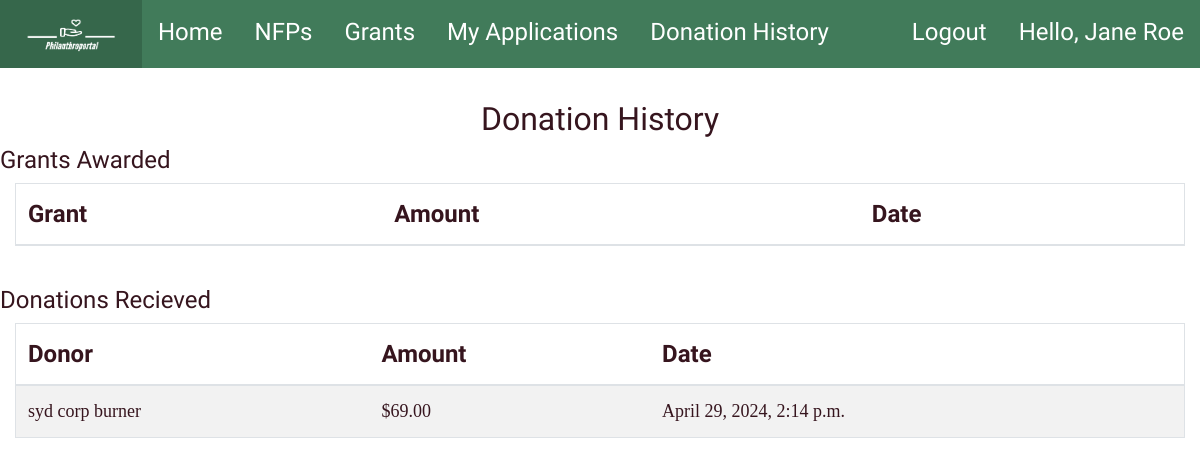
The app's page /nfp_donation (signed in), older data.
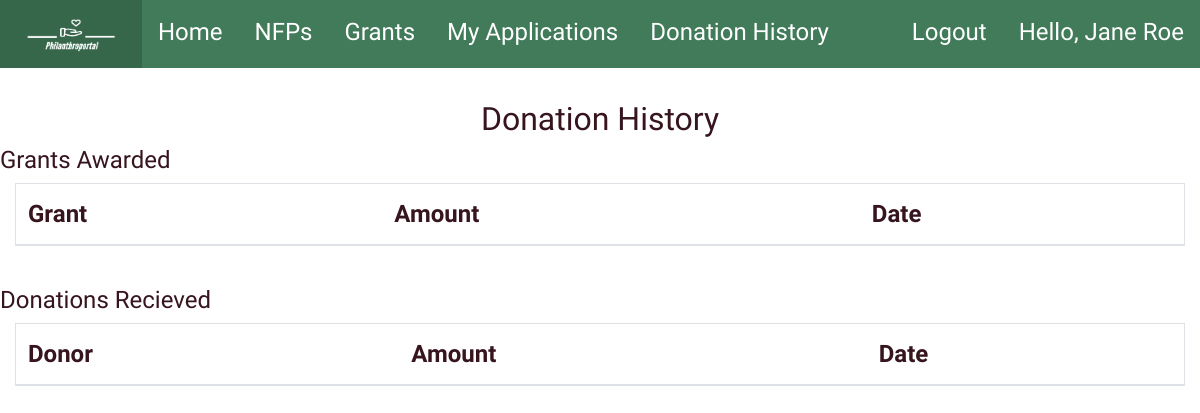
The same page, newer data.
### main/models.py (models this page shows, shortened)
class CustomUser(AbstractUser):
    username = None
    email = models.EmailField(unique = True, max_length=200, null=True)
    name = models.CharField(max_length=200, null=True)
    phone = PhoneNumberField(blank=True, default='(000)000-000', null=False)
    profile_image = ResizedImageField(null=False, default="default.jpg", upload_to='pfps')
    ACCT_TYPE = (('Non-For-Profit Organization', 'Non-For-Profit Organization'), ('Individual', 'Individual'), ('Corporation', 'Corporation'))
    account_type = models.CharField(max_length = 200, choices = ACCT_TYPE, default = 'Individual')
    objects = CustomUserManager()
    USERNAME_FIELD = 'email'
    REQUIRED_FIELDS = []

class Donation(models.Model):
    donation_id = models.UUIDField(primary_key=True, default=uuid.uuid4, unique=True, editable=False)
    user = models.ForeignKey(CustomUser, on_delete=models.CASCADE, related_name="indiv_user", null=True)
    nfp = models.ForeignKey(Nfp, on_delete=models.CASCADE, related_name="nfp_user", null=True)
    amount = models.DecimalField(max_digits=19, decimal_places=2, null=True)
    date_created = models.DateTimeField(auto_now_add=True, null=True)

### main/views.py (the view)
# urls.py: path('nfp_donation', views.nfp_donation, name="nfp_donation"),
def nfp_donation(request):
    if (request.user.is_authenticated):
        if (request.user.account_type == 'Non-For-Profit Organization' ):
            org = CustomUser.objects.get(pk=request.user.id)
            applications = GrantApplication.objects.all()
            grant_list = Grant.objects.all()
            people = CustomUser.objects.all()
            dontations = Donation.objects.all()
            nfps = Nfp.objects.all()
            context = {'applications': applications, 'grant_list': grant_list, 'donations': dontations, 'people': people, 'nfps': nfps}
            return render(request, 'nfp_donation.html', context)
        else:
            return redirect('Home')
    else:
        return redirect('Home')

### main/templates/nfp_donation.html (shortened to what this page needs)
{% extends "base.html" %} {% block title %} NFP Donation {% endblock %}
{% block content %}
{% load static %}
<head>
  <link rel="stylesheet" type="text/css" href="{% static '/css/indv_donation.css' %}" />
</head>
<body>
  <div class ="container-fluid d-flex justify-content-center">
    <h2>Donation History</h2>
  </div>
<h4>Grants Awarded </h4>
<div class ="container-fluid">
  <table class="table table-striped border">
      <thead>
          <tr>
              <th scope="col">Grant</th>
              <th scope="col">Amount</th>
              <th scope="col">Date</th>
          </tr>
      </thead>
  </table>
</div>
<br>
<h4>Donations Recieved</h4>
<div class ="container-fluid">
  <table class="table table-striped border">
      <thead>
          <tr>
              <th scope="col">Donor</th>
              <th scope="col">Amount</th>
              <th scope="col">Date</th>
          </tr>
      </thead>
      <tbody>
      {% for dons in donations %}
        {% for n in nfps %}
          {% if dons.nfp_id == n.id %}
            {% if n.user_id == request.user.id %}
              {% for p in people %}
                {% if dons.user_id == p.id %}
                <tr>
                  <td>{{p.name}}</td>
                  <td>${{dons.amount}}</td>
                  <td>{{dons.date_created}}</td>
                </tr>
                {% endif %}
              {% endfor %}
            {% endif %}
          {% endif %}
        {% endfor %}
      {% endfor %}
    </tbody>
  </table>
</div>
{% endblock %}

Row changes from the older to the newer data that the page shows:
removed Donation: amount "69.00", date_created "April 29, 2024, 2:14 p.m."
removed CustomUser: name "syd corp burner"
